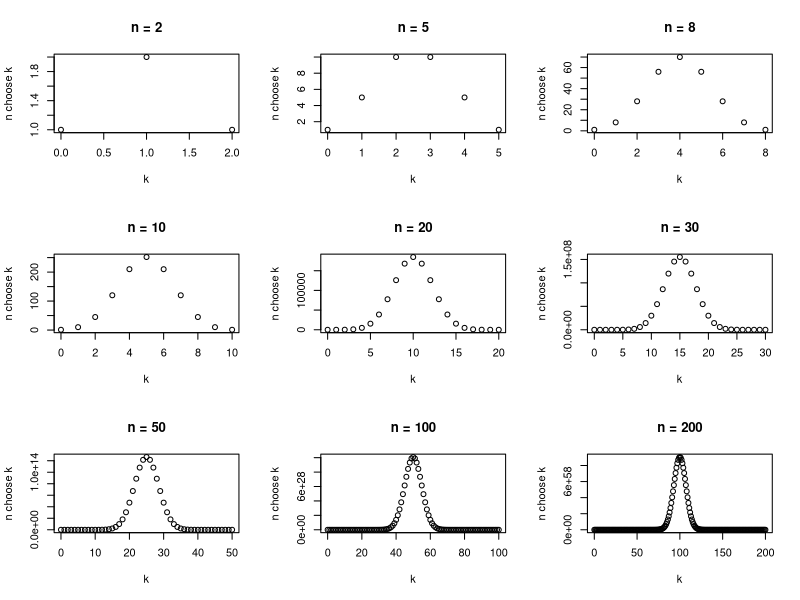
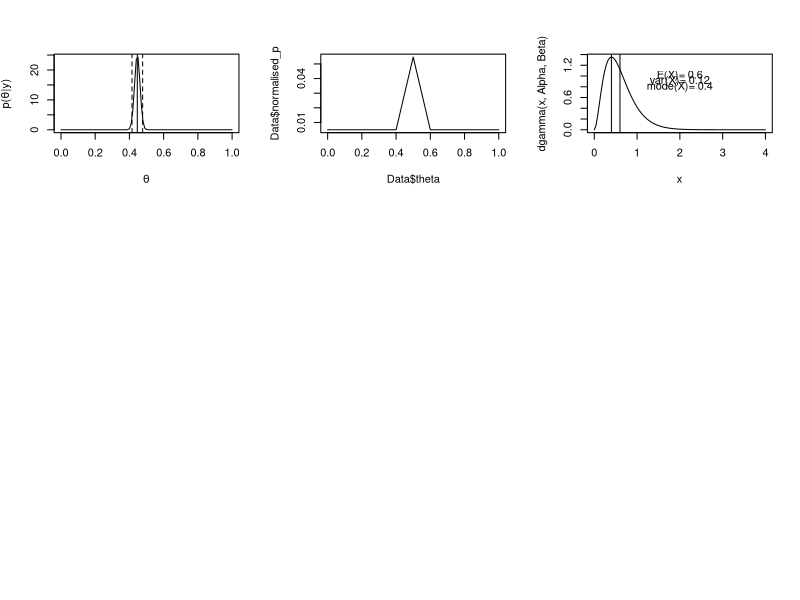
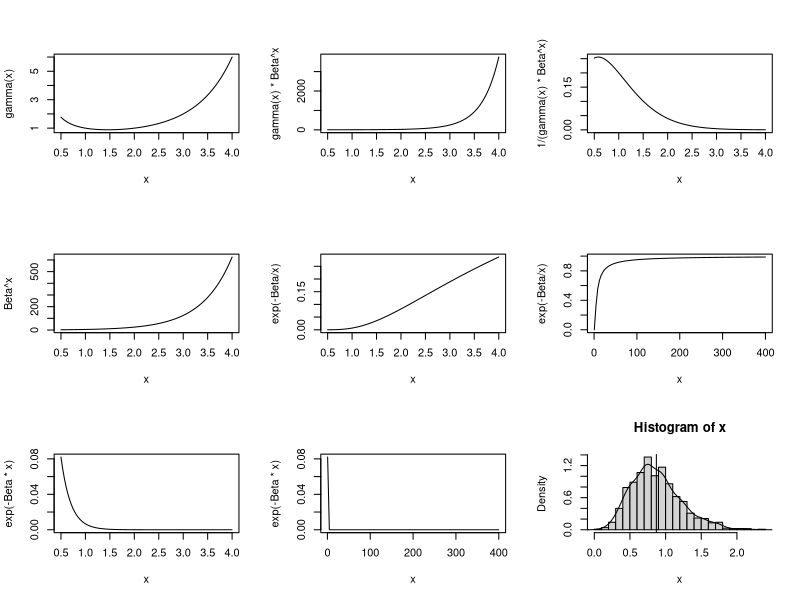
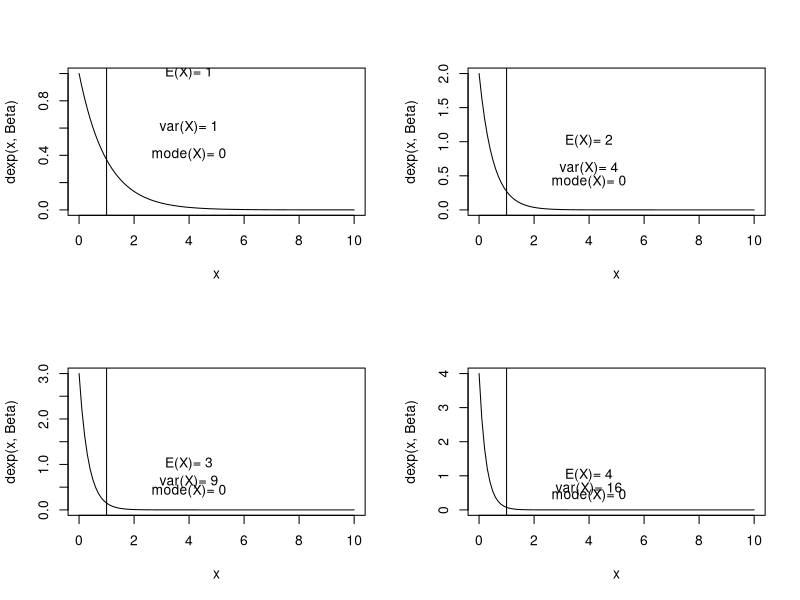
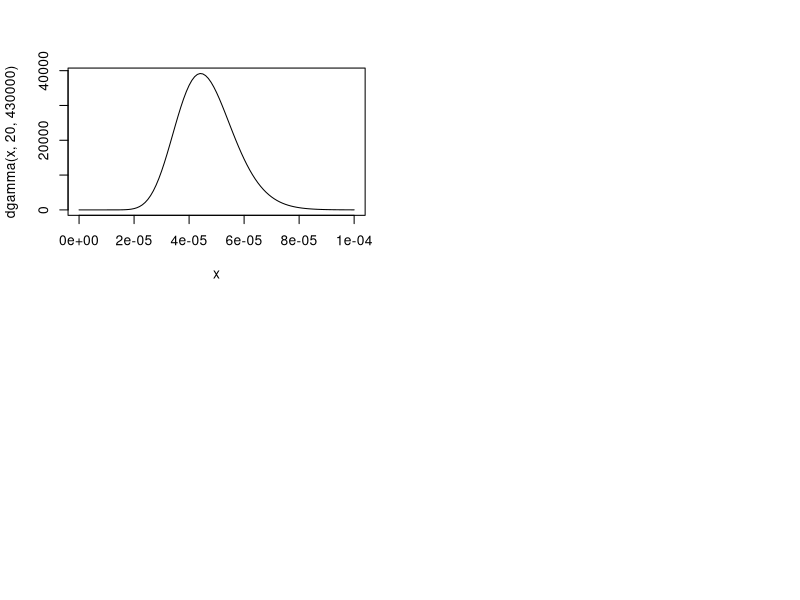
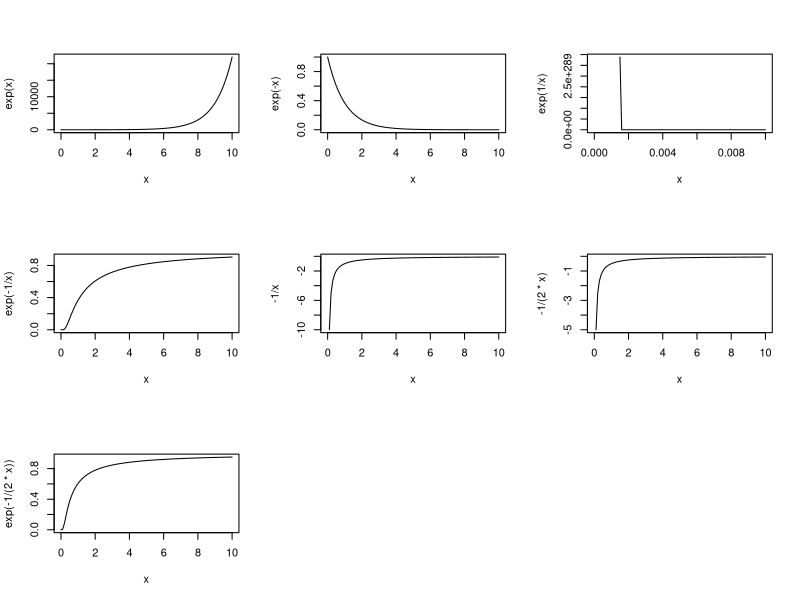
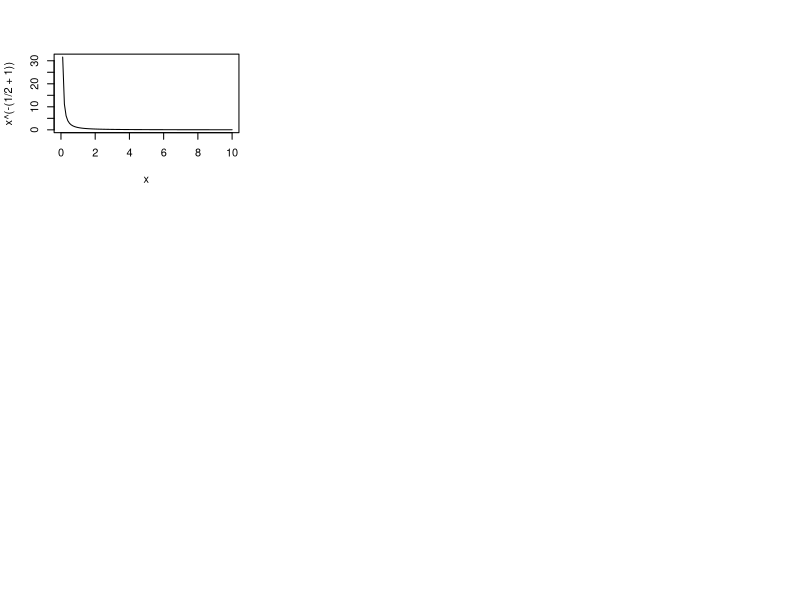
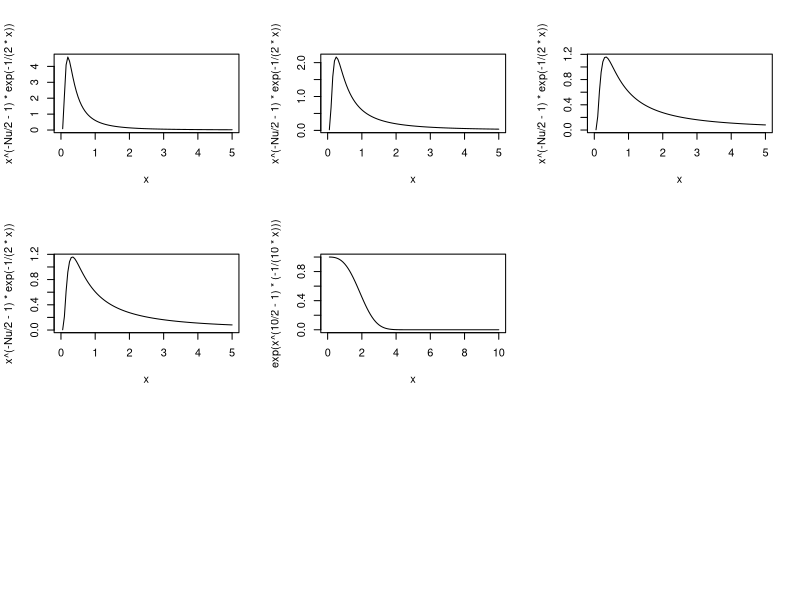

Reproduce these figures in R, in order. (Note: this script raises an error after producing the figures.)
## ---- chunk 1
par(mfrow=c(3,3))
plot_choose <- function(n, ...) {
    plot(0:n, choose(n, 0:n), xlab='k', ylab='n choose k', ...)
}

for (X in c(2, 5, 8, 10, 20, 30, 50, 100, 200)) {
    plot_choose(X, main=paste('n =', X))
}
## ---- chunk 2
german_data <- c(rep('female', 437), rep('male', 980 - 437))
table(german_data)
round(prop.table(table(german_data)), 3)

## ---- chunk 3
Alpha <- 438
Beta <- 544
curve(dbeta(x, Alpha, Beta), 
      xlab=expression(theta),
      ylab=expression(paste("p(", theta, "|y)"))
      )
expected_beta <- Alpha / (Alpha + Beta)
var_beta <- (Alpha * Beta) /
    ((Alpha + Beta) ^2 * (Alpha + Beta + 1))
sd_beta <- sqrt(var_beta)
abline(v=expected_beta)

low_2.5_beta <- qbeta(.025, Alpha, Beta)
hi_2.5_beta <- qbeta(.975, Alpha, Beta)
abline(v=c(low_2.5_beta, hi_2.5_beta), lty=2)
## ---- chunk 4
low_2.5_normal <- qnorm(.025, expected_beta, sd_beta)
hi_2.5_normal <- qnorm(.975, expected_beta, sd_beta)

normal_beta <-cbind(`2.5`=c(low_2.5_normal, low_2.5_beta),
      `97.5`=c(hi_2.5_normal, hi_2.5_beta))
normal_beta <- rbind(normal_beta, apply(normal_beta, 2, diff))
row.names(normal_beta) <- c('normal', 'beta', 'diff')
round(normal_beta, 6)
## ---- chunk 5
set.seed(1234)
simulated_theta <- rbeta(1000, Alpha, Beta)
low_2.5_sim_beta <- sort(simulated_theta)[25]
hi_97.5_sim_beta <-sort(simulated_theta)[976]

rbind(normal_beta, sim_beta=c(low_2.5_sim_beta, hi_97.5_sim_beta))

median(simulated_theta)

c(simulated=mean(simulated_theta), expected=expected_beta)

c(simulated=sd(simulated_theta), sd=sd_beta)
## ---- chunk 6
what_alpha_beta <- function(a_over_a_plus_b, a_plus_b) {
    # determines alpha and beta for a beta function where
    # alpha / (alpha + beta) and
    # alpha + beta
    # are known
    
    Alpha <- a_over_a_plus_b / a_plus_b
    Beta <- a_plus_b - Alpha
    c(Alpha=Alpha, Beta=Beta)
}

table_2.1 <- cbind(one=c(0.5, rep(.485, 6)),
        two=c(2,2,5,10,20,100,200))

table_2.1 <- cbind(table_2.1, 
                   t(apply(table_2.1, 1, 
                           function(X) what_alpha_beta(X[1], X[2]))))

table_2.1
# I haven't completed this analysis
## ---- chunk 7
Data <- data.frame(theta=seq(0, 1, .01), 
               raw_p=cumsum(c(1, rep(0, 40), rep(1, 10), rep(-1, 10), rep(0, 40))))

Data$normalised_p <- Data$raw_p / sum(Data$raw_p) 
plot(Data$theta, Data$normalised_p, type='l')
## ---- chunk 8
Alpha <- 3
Beta <- 5

curve(dgamma(x, Alpha, Beta), from=0, to=4)
abline(v=Alpha /Beta)
abline(v=(Alpha  -1 ) / Beta)
text(2,1, paste('E(X)=',Alpha /Beta))
text(2,.9, paste('var(X)=', Alpha /Beta^2))
text(2,.8, paste('mode(X)=', (Alpha  -1 ) / Beta))

par(mfrow=c(3,3))
curve(gamma(x), from=0.5, to=4)
curve(gamma(x) * Beta ^ x, from=0.5, to=4)
curve(1/ (gamma(x) * Beta ^ x), from=0.5, to=4)

curve(Beta^x, from=0.5, 4)
curve(exp(-Beta/x), from=0.5, to=4)
curve(exp(-Beta/x), from=0.5, to=400)

# Form used in Gelman
curve(exp(-Beta * x), from=0.5, to=4)
curve(exp(-Beta *x), from=0.5, to=400)
## ---- chunk 9
# sample from posterior
x <- rgamma(1000, 6, 7)
hist(x, 20, freq=FALSE)
abline(v=mean(x))
lines(density(x))

## ---- chunk 10
par(mfrow=c(2,2))
Betas <- 1:4
for (Beta in Betas) {
curve(dexp(x, Beta), 0, 10)
text(4, 1, paste('E(X)=', Beta))
text(4, 0.6, paste('var(X)=', Beta^2))
text(4, 0.4, paste('mode(X)=', 0))
abline(v=1)
}
## ---- chunk 11
curve(dgamma(x, 20, 4.3E+5), from=0, to=.0001)
set.seed(1234)
thetas <- rgamma(500, 20, 4.3E+5)
ys <- rpois(thetas, thetas*1.0E+4)
mean(ys/1.0E+4)
table(ys)
prop.table(table(ys))

thetas <- rgamma(500, 20, 4.3E+5)
ys <- rpois(thetas, thetas*1.0E+6)
mean(ys/1.0E+6)
table(ys)
prop.table(table(ys))
## ---- chunk 12
par(mfrow=c(3,3))
curve(exp(x), 0, 10)
curve(exp(-x), 0, 10)
curve(exp(1/x), 0, 0.01)
curve(exp(-1/x), 0, 10)
curve(-1/x, 0, 10)
curve(-1/(2*x), 0, 10)
curve(exp(-1/(2*x)), 0, 10)
## ---- chunk 13
par(mfrow=c(3,3))
curve(x^(-(1/2 + 1)), 0, 10)
## ---- chunk 14
par(mfrow=c(3,3))
plot_inv_chisquare_kernal <- function(Nu) {
    curve(x^(-Nu/2-1)* exp(-1/(2*x)), 0, 5)    
}

plot_inv_chisquare_kernal(3)
plot_inv_chisquare_kernal(2)
plot_inv_chisquare_kernal(1)
plot_inv_chisquare_kernal(1)

curve(exp(x^(10/2-1)* (-1/(10*x))), 0, 10)
## ---- chunk 15
integrate(function(x) 1/x^2, 1, Inf)
integrate(function(x) 1/x^2, 0.0001, Inf)
integrate(function(x) 1/x^2, 0, Inf)
